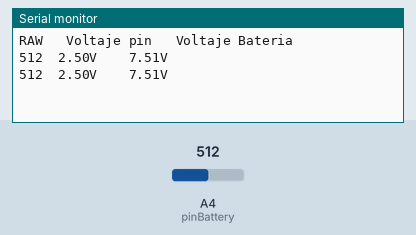
This sketch was run on a simulated Arduino Uno, built with avr-gcc and run on an emulated ATmega328P. Parts: the last lines printed to the serial monitor. Inputs (shaded band) come from the test bench; at power-on: A4 (pinBattery) = 512.

Above: at 2.8 s.
2.9 s: A4 (pinBattery) set to 716
At 4.9 s:
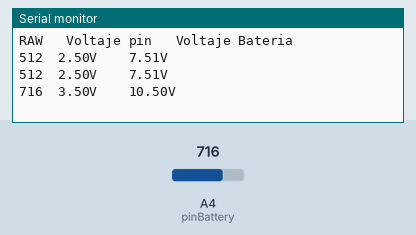
5.6 s: A4 (pinBattery) set to 900
At 6.4 s:
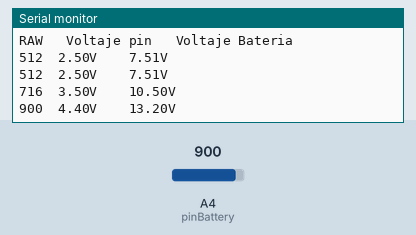
Timing chart, 0 to 8.6 s (numbered marks = the images above; inputs shaded):
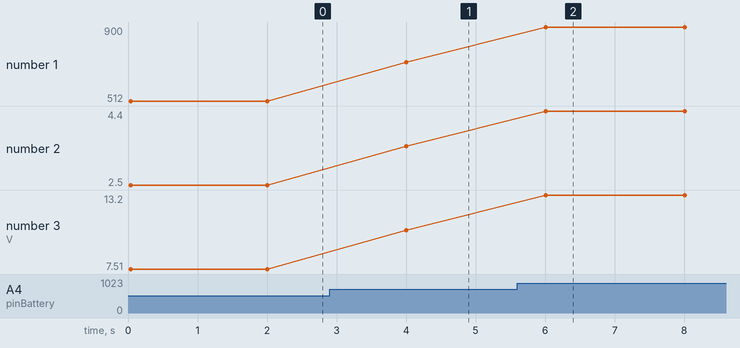

Measured:
- after the input at 2.9 s, the serial monitor: prints a new line after 1.1 s (image 1)
- after the input at 5.6 s, the serial monitor: prints a new line after 0.40 s (image 2)
- plotted number 1: 512 → 716 after the input at 2.9 s, 716 → 900 after the input at 5.6 s
- plotted number 2: 2.5 → 3.5 after the input at 2.9 s, 3.5 → 4.4 after the input at 5.6 s
- plotted number 3: 7.51 → 10.5 after the input at 2.9 s, 10.5 → 13.2 after the input at 5.6 s

The sketch:

medicion_bateria.ino
```cpp
int pinBattery = 4;
float vBattery = 0.0;
float vPin = 0.0;
float R1 = 2000.0;
float R2 = 1000.0;
int RAW = 0;
int ledOut = 13;

void setup(){
   pinMode(pinBattery, INPUT);
   Serial.begin(9600);

   Serial.print("RAW ");
   Serial.print("\t");
   Serial.print("Voltaje pin ");
   Serial.print("\t");
   Serial.println("Voltaje Bateria ");
}
void loop(){

   RAW = analogRead(pinBattery);

   vPin = (RAW * 5) / 1023.0;

   vBattery = vPin / (R2/(R1+R2));

   Serial.print(RAW);
   Serial.print("\t");
   Serial.print(vPin);
   Serial.print("V");
   Serial.print("\t\t");
   Serial.print(vBattery);
   Serial.println("V");

    if (vPin<0.09) {
       vPin=0.0;
    }

   if(vPin > 7){
    digitalWrite(ledOut, HIGH);
  } else {
    digitalWrite(ledOut, LOW);
  }
   delay(2000);
}
```
